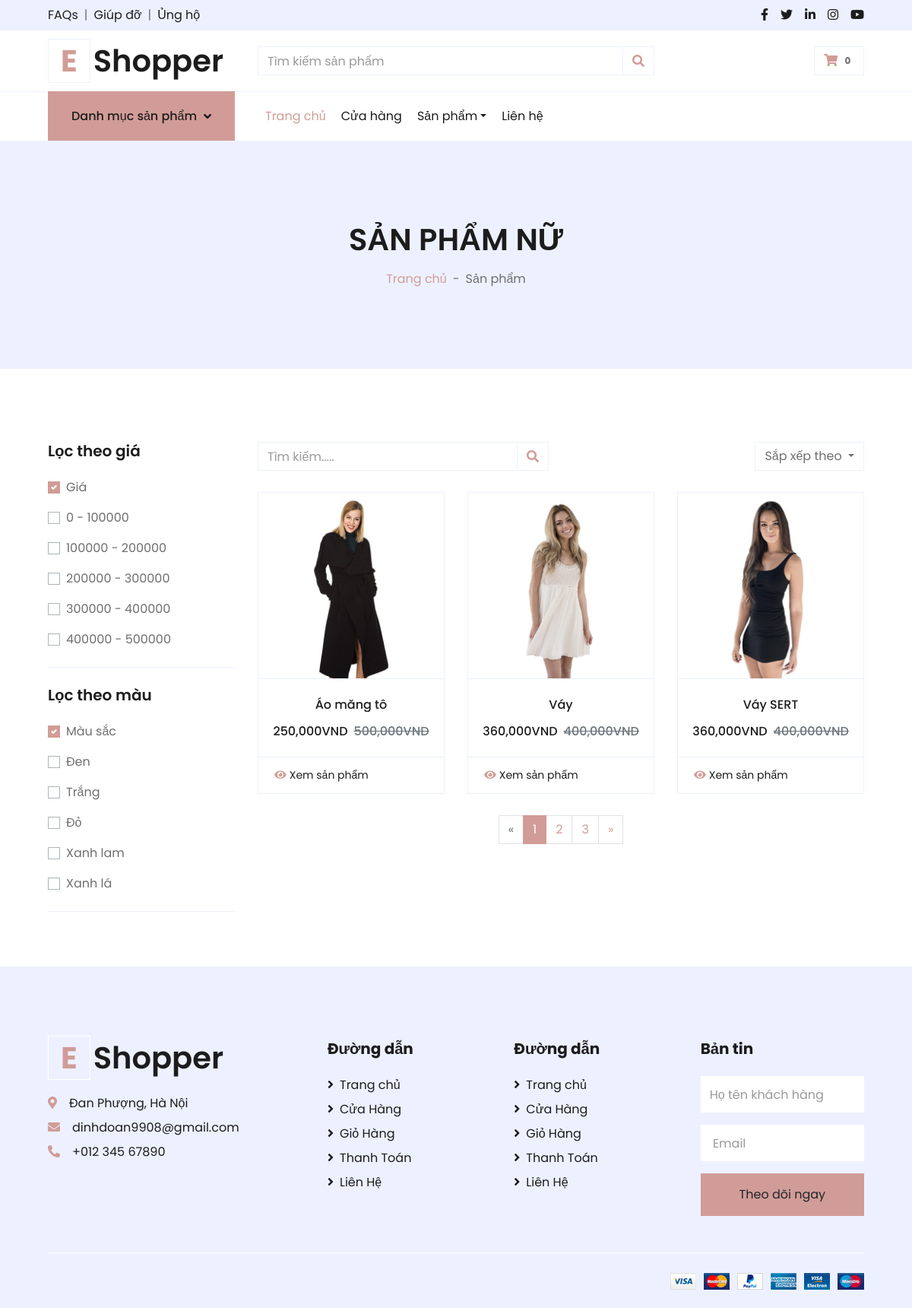
Screenshot of /eshopper-1.0.0/shopnu.php with the database file from the repository.
### tables this page shows
CREATE TABLE `tb_sanpham` (
  `ma_sp` int(11) NOT NULL,
  `ten_sp` varchar(50) NOT NULL,
  `danhmuc` varchar(50) NOT NULL,
  `gioitinh` varchar(50) NOT NULL,
  `mausac` varchar(50) NOT NULL,
  `giaban` varchar(50) NOT NULL,
  `giasale` varchar(50) NOT NULL,
  `mota` mediumtext NOT NULL,
  `img` varchar(250) NOT NULL
);

### eshopper-1.0.0/shopnu.php (the view, shortened to what this page needs)
<?php
  include('../connect/connect.php');
?>
<!DOCTYPE html>
<html lang="en">
<head>
    <link href="https://cdnjs.cloudflare.com/ajax/libs/font-awesome/5.10.0/css/all.min.css" rel="stylesheet">
    <link href="lib/owlcarousel/assets/owl.carousel.min.css" rel="stylesheet">
    <link href="css/style.css" rel="stylesheet">
</head>
<body>
    <div class="container-fluid">
        <div class="row bg-secondary py-2 px-xl-5">
            <div class="col-lg-6 d-none d-lg-block">
                <div class="d-inline-flex align-items-center">
                    <a class="text-dark" href="">FAQs</a>
                    <span class="text-muted px-2">|</span>
                    <a class="text-dark" href="">Giúp đỡ</a>
                    <span class="text-muted px-2">|</span>
                    <a class="text-dark" href="">Ủng hộ</a>
                </div>
            </div>
            <div class="col-lg-6 text-center text-lg-right">
                <div class="d-inline-flex align-items-center">
                    <a class="text-dark px-2" href="">
                        <i class="fab fa-facebook-f"></i>
                    </a>
                    <a class="text-dark px-2" href="">
                        <i class="fab fa-twitter"></i>
                    </a>
                    <a class="text-dark px-2" href="">
                        <i class="fab fa-linkedin-in"></i>
                    </a>
                    <a class="text-dark px-2" href="">
                        <i class="fab fa-instagram"></i>
                    </a>
                    <a class="text-dark pl-2" href="">
                        <i class="fab fa-youtube"></i>
                    </a>
                </div>
            </div>
        </div>
        <div class="row align-items-center py-3 px-xl-5">
            <div class="col-lg-3 d-none d-lg-block">
                <a href="" class="text-decoration-none">
                    <h1 class="m-0 display-5 font-weight-semi-bold"><span class="text-primary font-weight-bold border px-3 mr-1">E</span>Shopper</h1>
                </a>
            </div>
            <div class="col-lg-6 col-6 text-left">
                <form action="">
                    <div class="input-group">
                        <input type="text" class="form-control" placeholder="Tìm kiếm sản phẩm">
                        <div class="input-group-append">
                            <span class="input-group-text bg-transparent text-primary">
                                <i class="fa fa-search"></i>
                            </span>
                        </div>
                    </div>
                </form>
            </div>
            <div class="col-lg-3 col-6 text-right">
                <a href="" class="btn border">
                    <i class="fas fa-shopping-cart text-primary"></i>
                    <span class="badge">0</span>
                </a>
            </div>
        </div>
    </div>
    <?php
    include('../connect/navbar.php')
    ?>
    <div class="container-fluid bg-secondary mb-5">
        <div class="d-flex flex-column align-items-center justify-content-center" style="min-height: 300px">
            <h1 class="font-weight-semi-bold text-uppercase mb-3">Sản phẩm nữ</h1>
            <div class="d-inline-flex">
                <p class="m-0"><a href="">Trang chủ</a></p>
                <p class="m-0 px-2">-</p>
                <p class="m-0">Sản phẩm </p>
            </div>
        </div>
    </div>
    <div class="container-fluid pt-5">
        <div class="row px-xl-5">
            <div class="col-lg-3 col-md-12">
                <div class="border-bottom mb-4 pb-4">
                    <h5 class="font-weight-semi-bold mb-4">
                        Lọc theo giá</h5>
                    <form>
                        <div class="custom-control custom-checkbox d-flex align-items-center justify-content-between mb-3">
                            <label class="custom-control-label" for="price-all">Giá</label>
                        </div>
                        <div class="custom-control custom-checkbox d-flex align-items-center justify-content-between mb-3">
                            <label class="custom-control-label" for="price-1">0 - 100000</label>
                        </div>
                        <div class="custom-control custom-checkbox d-flex align-items-center justify-content-between mb-3">
                            <label class="custom-control-label" for="price-2">100000 - 200000</label>
                        </div>
                        <div class="custom-control custom-checkbox d-flex align-items-center justify-content-between mb-3">
                            <label class="custom-control-label" for="price-3">200000 - 300000</label>
                        </div>
                        <div class="custom-control custom-checkbox d-flex align-items-center justify-content-between mb-3">
                            <label class="custom-control-label" for="price-4">300000 - 400000</label>
                        </div>
                        <div class="custom-control custom-checkbox d-flex align-items-center justify-content-between">
                            <label class="custom-control-label" for="price-5">400000 - 500000</label>
                        </div>
                    </form>
                </div>
                <div class="border-bottom mb-4 pb-4">
                    <h5 class="font-weight-semi-bold mb-4">Lọc theo màu</h5>
                    <form>
                        <div class="custom-control custom-checkbox d-flex align-items-center justify-content-between mb-3">
                            <label class="custom-control-label" for="price-all">Màu sắc</label>
                        </div>
                        <div class="custom-control custom-checkbox d-flex align-items-center justify-content-between mb-3">
                            <label class="custom-control-label" for="color-1">Đen</label>
                        </div>
                        <div class="custom-control custom-checkbox d-flex align-items-center justify-content-between mb-3">
                            <label class="custom-control-label" for="color-2">Trắng</label>
                        </div>
                        <div class="custom-control custom-checkbox d-flex align-items-center justify-content-between mb-3">
                            <label class="custom-control-label" for="color-3">Đỏ</label>
                        </div>
                        <div class="custom-control custom-checkbox d-flex align-items-center justify-content-between mb-3">
                            <label class="custom-control-label" for="color-4">Xanh lam</label>
                        </div>
                        <div class="custom-control custom-checkbox d-flex align-items-center justify-content-between">
                            <label class="custom-control-label" for="color-5">Xanh lá</label>
                        </div>
                    </form>
                </div>
            </div>
            <div class="col-lg-9 col-md-12">
                <div class="row pb-3">
                    <div class="col-12 pb-1">
                        <div class="d-flex align-items-center justify-content-between mb-4">
                            <form action="">
                                <div class="input-group">
                                    <input type="text" class="form-control" placeholder="Tìm kiếm.....">
                                    <div class="input-group-append">
                                        <span class="input-group-text bg-transparent text-primary">
                                            <i class="fa fa-search"></i>
                                        </span>
                                    </div>
                                </div>
                            </form>
                            <div class="dropdown ml-4">
                                <button class="btn border dropdown-toggle" type="button" id="triggerId" data-toggle="dropdown" aria-haspopup="true"
                                        aria-expanded="false">
Sắp xếp theo
                                        </button>
                            </div>
                        </div>
                    </div>
                    <?php
                    $sql = "SELECT * FROM tb_sanpham Where gioitinh='nu' ";
                    $rel = mysqli_query($conn,$sql);
                    $count = mysqli_num_rows($rel);
                    if($count>0){
                        while($rows = mysqli_fetch_assoc($rel)){
                            $ten_sp = $rows['ten_sp'];
                            $ma_sp = $rows['ma_sp'];
                            $img  = $rows['img'];
                            $giaban = $rows['giaban'];
                            $giasale = $rows['giasale'];
                            ?>
                             <div class="col-lg-4 col-md-6 col-sm-12 pb-1">
                            <div class="card product-item border-0 mb-4">
                            <div class="card-header product-img position-relative overflow-hidden bg-transparent border p-0">
                            <?php
                                                  if($img =="")
                                                  {
                                                      echo " ";
                                                  }
                                                  else{
                                                      ?>
                                                       <img class="img-fluid w-100" src="<?php echo SITE;?>IMG/<?php echo $img;?>">
                                                      <?php
                                                  }
                                                ?>
                            </div>
                            <div class="card-body border-left border-right text-center p-0 pt-4 pb-3">
                                <h6 class="text-truncate mb-3"><?php echo $ten_sp;?></h6>
                                <div class="d-flex justify-content-center">
                                <h6><?php echo number_format(floatval($giasale), 0, ".", ",");?>VND</h6><h6 class="text-muted ml-2"><del><?php echo number_format(floatval($giaban), 0, ".", ",");?>VND</del></h6>
                                </div>
                            </div>
                            <div class="card-footer d-flex justify-content-between bg-light border">
                            <a href="<?php SITE;?>detail.php?ma_sp=<?php echo $ma_sp;?>" class="btn btn-sm text-dark p-0"><i class="fas fa-eye text-primary mr-1"></i>Xem sản phẩm</a>
                            </div>
                        </div>
                             </div>
                            <?php
                        }
                    }
                    ?>
                    <div class="col-12 pb-1">
                        <nav aria-label="Page navigation">
                          <ul class="pagination justify-content-center mb-3">
                            <li class="page-item disabled">
                              <a class="page-link" href="#" aria-label="Previous">
                                <span aria-hidden="true">&laquo;</span>
                              </a>
                            </li>
                            <li class="page-item active"><a class="page-link" href="#">1</a></li>
                            <li class="page-item"><a class="page-link" href="#">2</a></li>
                            <li class="page-item"><a class="page-link" href="#">3</a></li>
                            <li class="page-item">
                              <a class="page-link" href="#" aria-label="Next">
                                <span aria-hidden="true">&raquo;</span>
                              </a>
                            </li>
                          </ul>
                        </nav>
                    </div>
                </div>
            </div>
        </div>
    </div>
    <div class="container-fluid bg-secondary text-dark mt-5 pt-5">
        <div class="row px-xl-5 pt-5">
            <div class="col-lg-4 col-md-12 mb-5 pr-3 pr-xl-5">
                <a href="" class="text-decoration-none">
                    <h1 class="mb-4 display-5 font-weight-semi-bold"><span class="text-primary font-weight-bold border border-white px-3 mr-1">E</span>Shopper</h1>
                </a>
                <p class="mb-2"><i class="fa fa-map-marker-alt text-primary mr-3"></i>Đan Phượng, Hà Nội</p>
                <p class="mb-2"><i class="fa fa-envelope text-primary mr-3"></i>dinhdoan9908@gmail.com</p>
                <p class="mb-0"><i class="fa fa-phone-alt text-primary mr-3"></i>+012 345 67890</p>
            </div>
            <div class="col-lg-8 col-md-12">
                <div class="row">
                    <div class="col-md-4 mb-5">
                        <h5 class="font-weight-bold text-dark mb-4">Đường dẫn</h5>
                        <div class="d-flex flex-column justify-content-start">
                            <a class="text-dark mb-2" href="index.html"><i class="fa fa-angle-right mr-2"></i>Trang chủ</a>
                            <a class="text-dark mb-2" href="shop.html"><i class="fa fa-angle-right mr-2"></i>Cửa Hàng</a>
                            <a class="text-dark mb-2" href="cart.html"><i class="fa fa-angle-right mr-2"></i>Giỏ Hàng</a>
                            <a class="text-dark mb-2" href="checkout.html"><i class="fa fa-angle-right mr-2"></i>Thanh Toán</a>
                            <a class="text-dark" href="contact.html"><i class="fa fa-angle-right mr-2"></i>Liên Hệ</a>
                        </div>
                    </div>
                    <div class="col-md-4 mb-5">
                        <h5 class="font-weight-bold text-dark mb-4">Đường dẫn</h5>
                        <div class="d-flex flex-column justify-content-start">
                            <a class="text-dark mb-2" href="index.html"><i class="fa fa-angle-right mr-2"></i>Trang chủ</a>
                            <a class="text-dark mb-2" href="shop.html"><i class="fa fa-angle-right mr-2"></i>Cửa Hàng</a>
                            <a class="text-dark mb-2" href="cart.html"><i class="fa fa-angle-right mr-2"></i>Giỏ Hàng</a>
                            <a class="text-dark mb-2" href="checkout.html"><i class="fa fa-angle-right mr-2"></i>Thanh Toán</a>
                            <a class="text-dark" href="contact.html"><i class="fa fa-angle-right mr-2"></i>Liên Hệ</a>
                        </div>
                    </div>
                    <div class="col-md-4 mb-5">
                        <h5 class="font-weight-bold text-dark mb-4">Bản tin</h5>
                        <form action="">
                            <div class="form-group">
                                <input type="text" class="form-control border-0 py-4" placeholder="Họ tên khách hàng" required="required" />
                            </div>
                            <div class="form-group">
                                <input type="email" class="form-control border-0 py-4" placeholder=" Email"
                                    required="required" />
                            </div>
                            <div>
                                <button class="btn btn-primary btn-block border-0 py-3" type="submit">Theo dõi ngay</button>
                            </div>
                        </form>
                    </div>
                </div>
            </div>
        </div>
        <div class="row border-top border-light mx-xl-5 py-4">
            <div class="col-md-6 px-xl-0">
            </div>
            <div class="col-md-6 px-xl-0 text-center text-md-right">
                <img class="img-fluid" src="img/payments.png" alt="">
            </div>
        </div>
    </div>
</body>
</html>

### rows the page displays
tb_sanpham: img (picture), ten_sp "Áo măng tô", giasale "250,000", giaban "500,000"
tb_sanpham: img (picture), ten_sp "Váy", giasale "360,000", giaban "400,000"
tb_sanpham: img (picture), ten_sp "Váy SERT", giasale "360,000", giaban "400,000"
